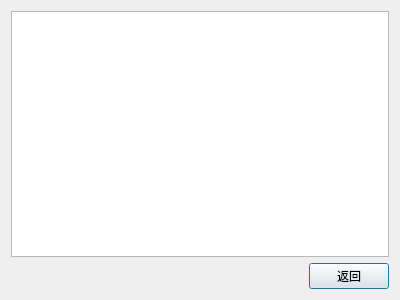
<?xml version="1.0" encoding="UTF-8"?>
<ui version="4.0">
 <class>BoughtDialog</class>
 <widget class="QDialog" name="BoughtDialog">
  <property name="geometry">
   <rect>
    <x>0</x>
    <y>0</y>
    <width>400</width>
    <height>300</height>
   </rect>
  </property>
  <property name="windowTitle">
   <string>已买到的宝贝</string>
  </property>
  <property name="windowIcon">
   <iconset resource="resource.qrc">
    <normaloff>:/new/icons/box.png</normaloff>:/new/icons/box.png</iconset>
  </property>
  <layout class="QVBoxLayout" name="verticalLayout">
   <item>
    <widget class="QTableWidget" name="tableWidget">
     <property name="editTriggers">
      <set>QAbstractItemView::NoEditTriggers</set>
     </property>
     <property name="tabKeyNavigation">
      <bool>false</bool>
     </property>
     <property name="selectionMode">
      <enum>QAbstractItemView::NoSelection</enum>
     </property>
     <property name="gridStyle">
      <enum>Qt::SolidLine</enum>
     </property>
    </widget>
   </item>
   <item>
    <layout class="QHBoxLayout" name="horizontalLayout">
     <item>
      <spacer name="horizontalSpacer">
       <property name="orientation">
        <enum>Qt::Horizontal</enum>
       </property>
       <property name="sizeHint" stdset="0">
        <size>
         <width>40</width>
         <height>20</height>
        </size>
       </property>
      </spacer>
     </item>
     <item>
      <widget class="QPushButton" name="pushButton">
       <property name="text">
        <string>返回</string>
       </property>
      </widget>
     </item>
    </layout>
   </item>
  </layout>
 </widget>
 <resources>
  <include location="resource.qrc"/>
 </resources>
 <connections>
  <connection>
   <sender>pushButton</sender>
   <signal>clicked()</signal>
   <receiver>BoughtDialog</receiver>
   <slot>accept()</slot>
   <hints>
    <hint type="sourcelabel">
     <x>352</x>
     <y>278</y>
    </hint>
    <hint type="destinationlabel">
     <x>199</x>
     <y>149</y>
    </hint>
   </hints>
  </connection>
 </connections>
</ui>
